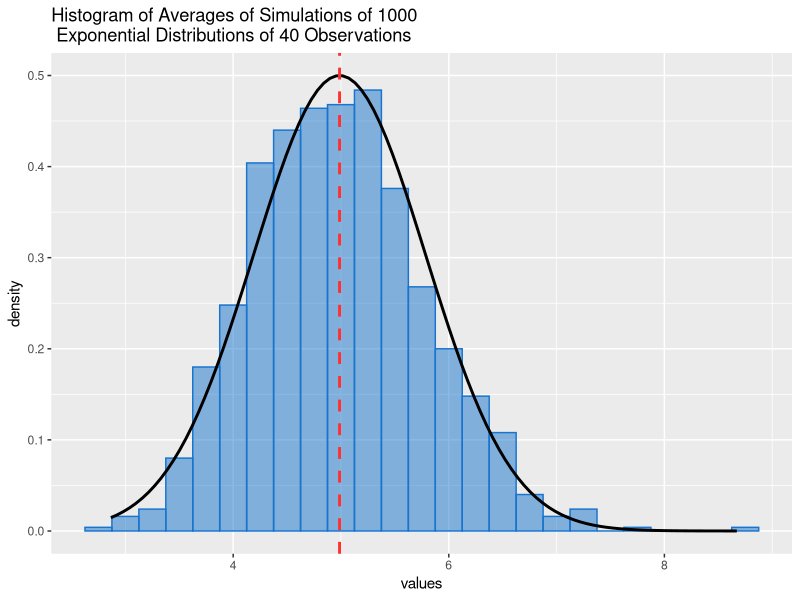

R code for this plot:
## ---- chunk 1
knitr::opts_chunk$set(echo = TRUE)
## ---- chunk 2
lambda <- 0.2
n <- 40
nSim <- 1000
## ---- chunk 3
avgMeans <- NULL
for (i in 1 : nSim) {
    sim <- rexp(n,lambda)
    currentAvg <- mean(sim)
    avgMeans <- rbind(avgMeans,currentAvg)
}
## ---- chunk 4
observedMean <- mean(avgMeans)
observedMean
## ---- chunk 5
1/lambda
## ---- chunk 6
var(avgMeans)[1]
## ---- chunk 7
(1/lambda)^2/n
## ---- chunk 8
observedSD <- sd(avgMeans)
observedSD
## ---- chunk 9
sqrt((1/lambda)^2/n)
## ---- chunk 10
dat <- data.frame(values = avgMeans)
## ---- chunk 11
library(ggplot2)
g <- ggplot(dat, aes(x = values)) 
g <- g + geom_histogram(alpha = .50, binwidth=0.25,fill="dodgerblue3", colour= "dodgerblue3", aes(y = ..density..))
g <- g + stat_function(fun = dnorm, args = list(mean=observedMean,sd=observedSD), colour="black", size= 1)
g <- g + geom_vline(xintercept = observedMean,show.legend = TRUE,colour="firebrick1", size=1,linetype=2)
g <- g + ggtitle("Histogram of Averages of Simulations of 1000\n Exponential Distributions of 40 Observations")
print(g)
